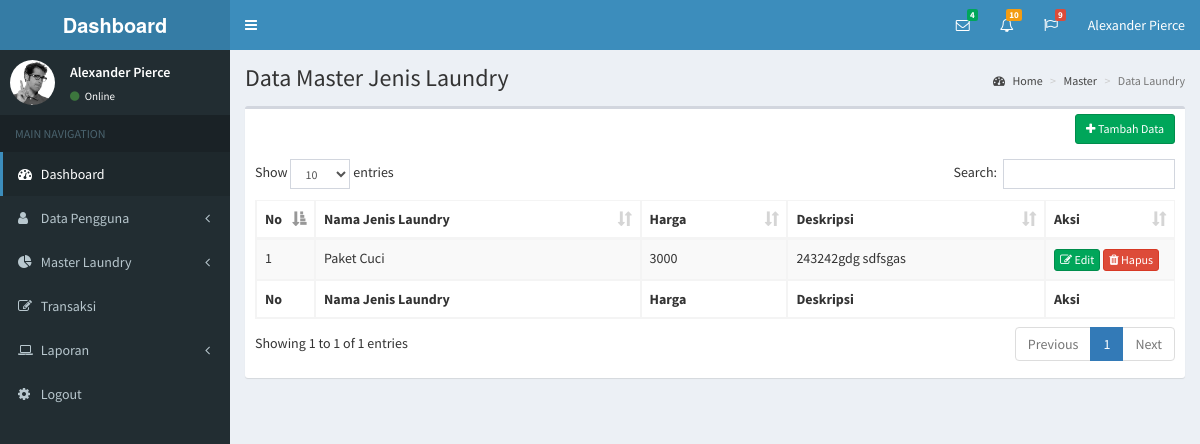
Screenshot of /index.php/dashboard_controller/master_jenis_laundry with the database file from the repository.
### tables this page shows
CREATE TABLE `tb_jenis_laundry` (
  `id_jenis_laundry` int(11) NOT NULL,
  `nama_jenis_laundry` varchar(50) NOT NULL,
  `harga_jenis_laundry` varchar(6) NOT NULL,
  `deskripsi_jenis_laundry` text NOT NULL,
  `deleted` int(11) NOT NULL
);

### application/controllers/Dashboard_controller.php (called while the page is built, shortened)
<?php defined('BASEPATH')OR exit('No dirrect access allowed');
    class Dashboard_controller extends CI_Controller{
        public function __construct(){
            $this->load->model('Dashboard_model');
        }
        public function master_jenis_laundry(){
            $data['listjenislaundry'] = $this->Dashboard_model->get_jenis_laundry();
            $this->load->view('header/index-header-dashboard');
            $this->load->view('master_data/master_jenis_laundry/index-master-jenis-laundry',$data);
        }
    }
?>

### index.php (called while the page is built, shortened)
<?php
require_once BASEPATH.'core/CodeIgniter.php';

### application/models/Dashboard_model.php (called while the page is built, shortened)
<?php
    class Dashboard_model extends CI_Model{
        public function get_jenis_laundry(){
            return $this->db->where('deleted',0)
                            ->from('tb_jenis_laundry')
                            ->get()->result();
        }
    }
?>

### application/views/master_data/master_jenis_laundry/index-master-jenis-laundry.php (the view, shortened to what this page needs)
<!DOCTYPE html>
<html>
  <head>
    <link rel="stylesheet" href="<?php echo base_url();?>assets/bootstrap/css/bootstrap.min.css">
    <link rel="stylesheet" href="https://maxcdn.bootstrapcdn.com/font-awesome/4.4.0/css/font-awesome.min.css">
    <link rel="stylesheet" href="https://code.ionicframework.com/ionicons/2.0.1/css/ionicons.min.css">
    <link rel="stylesheet" href="<?php echo base_url();?>assets/plugins/datatables/dataTables.bootstrap.css">
    <link rel="stylesheet" href="<?php echo base_url();?>assets/dist/css/AdminLTE.min.css">
    <link rel="stylesheet" href="<?php echo base_url();?>assets/dist/css/skins/_all-skins.min.css">
  </head>
  <body class="hold-transition skin-blue sidebar-mini">
    <div class="wrapper">
      <div class="content-wrapper">
        <section class="content-header">
          <h1>
            Data Master Jenis Laundry
          </h1>
          <ol class="breadcrumb">
            <li><a href="#"><i class="fa fa-dashboard"></i> Home</a></li>
            <li><a href="#">Master</a></li>
            <li class="active">Data Laundry</li>
          </ol>
        </section>
        <section class="content">
          <div class="row">
            <div class="col-xs-12">
              <div class="box">
                <div class="box-header">
                  <div class="box-tools pull-right">
                    <a href="<?php echo base_url('formaddjenislaundry');?>" class="btn btn-sm btn-success"><i class="fa fa-plus"></i> Tambah Data</a>
                  </div>
                  <br>
                </div>
                <div class="box-body">
                  <table id="example1" class="table table-bordered table-striped">
                    <thead>
                      <tr>
                        <th width="10px">No</th>
                        <th>Nama Jenis Laundry</th>
                        <th>Harga</th>
                        <th>Deskripsi</th>
                        <th width="90px">Aksi</th>
                      </tr>
                    </thead>
                    <tbody>
                      <?php
                        $no=1;
                        foreach($listjenislaundry as $jenis) {
                      ?>
                        <tr>
                          <td><?php echo $no++;?></td>
                          <td><?php echo $jenis->nama_jenis_laundry;?></td>
                          <td><?php echo $jenis->harga_jenis_laundry;?></td>
                          <td><?php echo $jenis->deskripsi_jenis_laundry;?></td>
                          <td>
                            <a class="btn btn-xs btn-success" href="<?php echo base_url('formeditjenislaundry/'.$jenis->id_jenis_laundry);?>"><i class="fa fa-edit"></i> Edit</a>
                            <a class="btn btn-xs btn-danger" data-toggle="modal" data-target="#modalhapus_<?php echo $jenis->id_jenis_laundry;?>"><i class="fa fa-trash"></i> Hapus</a>
                          </td>
                        </tr>
                      <?php } ?>
                    </tbody>
                    <tfoot>
                      <tr>
                        <th>No</th>
                        <th>Nama Jenis Laundry</th>
                        <th>Harga</th>
                        <th>Deskripsi</th>
                        <th>Aksi</th>
                      </tr>
                    </tfoot>
                  </table>
                </div>
              </div>
            </div>
          </div>
        </section>
      </div>
    </div>
  </body>
</html>

### rows the page displays
tb_jenis_laundry: nama_jenis_laundry "Paket Cuci", harga_jenis_laundry "3000", deskripsi_jenis_laundry "243242gdg sdfsgas"
